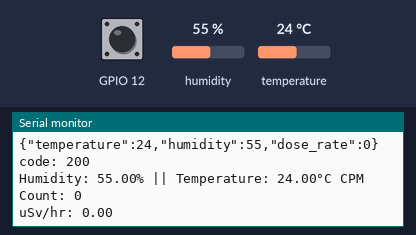
Simulated run of this sketch. Board: ESP32. Shown: the last lines printed to the serial monitor. The inputs (shaded band) are chosen by the test bench; at power-on: humidity 55 %, GPIO 12 HIGH, temperature 24 °C. WiFi joins after 1.5 s; servers stay silent unless stated; uploads are accepted with an empty reply.

Above: at 3.2 s.
3.3 s: humidity set to 22 %
At 4.66 s:
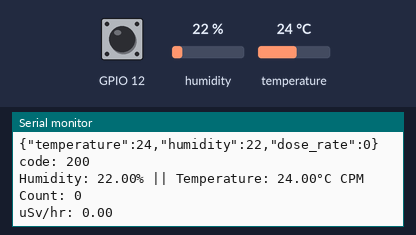
9.6 s: GPIO 12 driven LOW
15.9 s: temperature set to 12 °C
At 16.12 s:
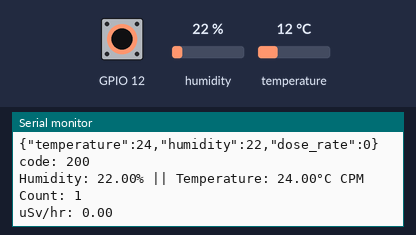
22.2 s: humidity set to 40 %
At 22.4 s:
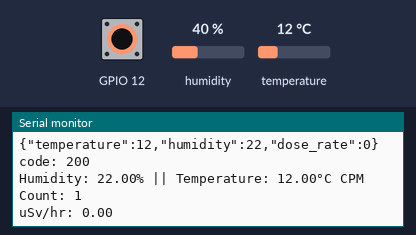
25.1 s: GPIO 12 pulsed HIGH 5 times (0.12 s each, 0.3 s apart)
At 30.36 s:
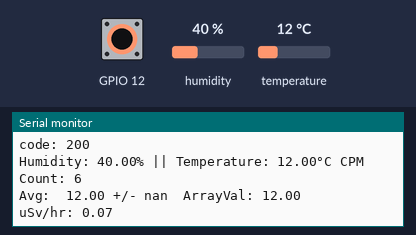
Timing chart, 0 to 31.9 s (numbered marks = the images above; inputs shaded):
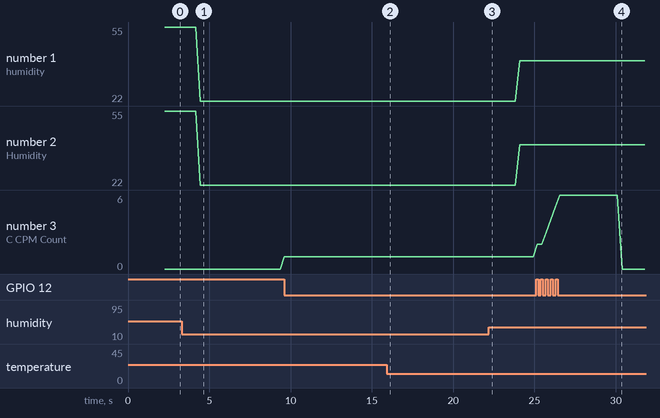

Measured:
- after the input at 3.3 s, the serial monitor: prints a new line after 1.1 s (image 1)
- after the input at 25.1 s, the serial monitor: prints a new line after 0.08 s (image 4)
- plotted number 1: 55 → 22 after the input at 3.3 s, 22 → 40 after the input at 22.2 s
- plotted number 2: 55 → 22 after the input at 3.3 s, 22 → 40 after the input at 22.2 s
- plotted number 3: 0 → 1 after the input at 9.6 s

The sketch:

radiation-monitor-esp-code.ino
```cpp
#include <WiFi.h>
#include <WiFiClient.h>
#include <HTTPClient.h>
#include <DHT.h>
#include <ArduinoJson.h>
#include "env.h"

#define LOG_PERIOD 30000 // count rate (in milliseconds)
#define MAX_PERIOD 60000
#define dhtpin 15
#define DHTType DHT22

DHT dht = DHT(dhtpin, DHTType);

unsigned long counts;          //variable for GM Tube events
unsigned long previousMillis;  //variable  for measuring time
unsigned long lastTime = 0;
unsigned long timerDelay = 1000;
unsigned int multiplier;

double rerataCPM;
double sdCPM;
int currentCPM;
double calcCPM;
double doseRate;
double pencacahanArray[100];

void IRAM_ATTR impulse() {
  counts++;
}

void setup() {  //setup
  counts = 0;
  currentCPM = 0;
  rerataCPM = 0;
  sdCPM = 0;
  calcCPM = 0;

  multiplier = MAX_PERIOD / LOG_PERIOD;

 //begin
  Serial.begin(9600);
  dht.begin();
  WiFi.begin(WIFI_SSID, WIFI_PASSWORD);

  while (WiFi.status() != WL_CONNECTED) {
    delay(1000);
    Serial.println("Connecting to WiFi...");
  }
  Serial.println("");
  Serial.print("Connected to WiFi network with IP Address: ");
  Serial.println(WiFi.localIP());

  // PINMODE
  pinMode(dhtpin, INPUT);
  pinMode(12, INPUT);
  attachInterrupt(digitalPinToInterrupt(12), impulse, FALLING);  //define  external interrupts
}

void loop() {  //main cycle
  // delay(1000);
  //pembacaan sensor DHT22
  double kelembaban = dht.readHumidity();
  double suhu = dht.readTemperature();

  if (isnan(kelembaban) || isnan(suhu)) {
    Serial.println("Failed to read from the DHT sensor, check wiring.");
    return;
  }
  // pembacaan interupt cacahan
  Serial.print("CPM Count: ");
  Serial.println(counts);
  unsigned long currentMillis = millis();
  if (currentMillis - previousMillis > LOG_PERIOD) {
    previousMillis = currentMillis;
    pencacahanArray[currentCPM] = counts * multiplier;
    //pencacahanArray[currentCPM] = counts;
    doseRate = Sieverts(pencacahanArray[currentCPM]);

    counts = 0;
    rerataCPM = 0;
    sdCPM = 0;
    //calc avg and sd
    for (int x = 0; x < currentCPM + 1; x++) {
      rerataCPM = rerataCPM + pencacahanArray[x];
    }
    rerataCPM = rerataCPM / (currentCPM + 1);
    for (int x = 0; x < currentCPM + 1; x++) {
      sdCPM = sdCPM + sq(pencacahanArray[x] - rerataCPM);
    }
    sdCPM = sqrt(sdCPM / currentCPM) / sqrt(currentCPM + 1);

    Serial.println("Avg:  " + String(rerataCPM) + " +/- " + String(sdCPM) + "  ArrayVal: " + String(pencacahanArray[currentCPM]));
    currentCPM = currentCPM + 1;
  }


  // doseRate = Sieverts(rerataCPM);
  Serial.print("uSv/hr: ");
  Serial.println(doseRate);

  if ((millis() - lastTime) > timerDelay) {
    if (WiFi.status() == WL_CONNECTED) {
      HTTPClient http;

      //POST
      http.begin(SERVER_POST);
      http.addHeader("Content-Type", "application/json");
      http.addHeader("Api-Key", API_KEY);

      StaticJsonDocument<200> docPost;

      docPost["temperature"] = round2(suhu);
      docPost["humidity"] = round2(kelembaban);
      docPost["dose_rate"] = round2(doseRate);

      String requestBody;
      serializeJson(docPost, requestBody);

      int httpResponseCodePost = http.POST(requestBody);
      Serial.println("\n" + requestBody + "\n");

      if (httpResponseCodePost > 0) {
        String response = http.getString();

        Serial.print("code: ");
        Serial.println(httpResponseCodePost);
        Serial.println(response + "\n");
      } else {
        Serial.printf("Error occured while sending HTTP POST: %s\n", http.errorToString(httpResponseCodePost).c_str());
      }

      http.end();
    }
  }
  Serial.print("Humidity: ");
  Serial.print(kelembaban);
  //Print out the Temperature
  Serial.print("% || Temperature: ");
  Serial.print(suhu);
  Serial.print("°C ");
}

double Sieverts(double x) {
  double y = x * 0.00571;
  return y;
}

double round2(double value) {
  return (int)(value * 100 + 0.5) / 100.00;
}
```

env.example.h
```cpp
#define WIFI_SSID ""
#define WIFI_PASSWORD ""
#define SERVER_POST ""
#define API_KEY ""
```
